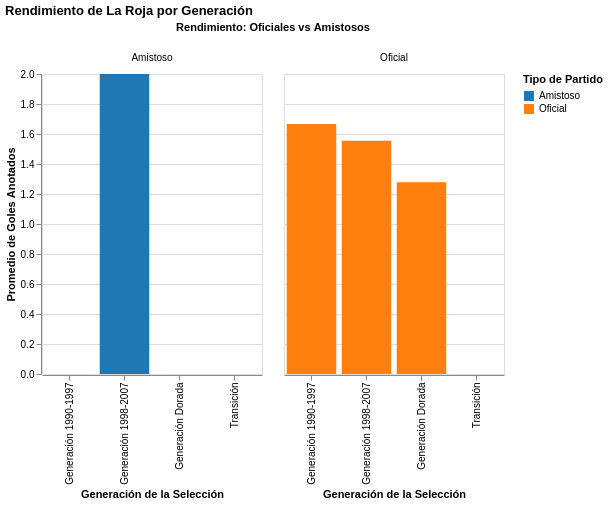

Notebook code cell kept with this figure:
### Code cell
import pandas as pd
import altair as alt
from google.colab import files

print("Por favor, selecciona tu archivo 'Olmedo_Angel_basededatoslimpia.csv':")
uploaded = files.upload()

# Obtenemos el nombre del archivo que acabas de subir
nombre_archivo = list(uploaded.keys())[0]

# 1. Cargar la base de datos
df = pd.read_csv(nombre_archivo)

# Asegurar formato numérico correcto
df['GOLES CHILE'] = pd.to_numeric(df['GOLES CHILE'])
df['GOLES RIVAL'] = pd.to_numeric(df['GOLES RIVAL'])

# 2. Crear gráfico de barras con Altair
chart = alt.Chart(df).mark_bar().encode(
    x=alt.X('GENERACION:N', title='Generación de la Selección', sort=['Generación 1990-1997', 'Generación 1998-2007', 'Generación Dorada']),
    y=alt.Y('mean(GOLES CHILE):Q', title='Promedio de Goles Anotados'),
    color=alt.Color('TIPO:N', title='Tipo de Partido', scale=alt.Scale(scheme='category10')),
    column=alt.Column('TIPO:N', title='Rendimiento: Oficiales vs Amistosos'),
    tooltip=['GENERACION', 'TIPO', alt.Tooltip('mean(GOLES CHILE):Q', format='.2f')]
).properties(
    width=220,
    height=300,
    title='Rendimiento de La Roja por Generación'
).interactive()

# Mostrar el gráfico en Colab
display(chart)

# 3. Guardar automáticamente como HTML para la entrega
chart.save('vis_01.html')
print("¡Listo! Archivo vis_01.html guardado con éxito.")

### Figure 1 — Vega-Lite specification as saved in the notebook (floating-point values rounded to 4 significant figures)
{"config": {"view": {"continuousWidth": 300, "continuousHeight": 300}}, "data": {"name": "data-ee7bfeb106e57a84ab1f3b45442c0805"}, "mark": {"type": "bar"}, "encoding": {"color": {"field": "TIPO", "scale": {"scheme": "category10"}, "title": "Tipo de Partido", "type": "nominal"}, "column": {"field": "TIPO", "title": "Rendimiento: Oficiales vs Amistosos", "type": "nominal"}, "tooltip": [{"field": "GENERACION", "type": "nominal"}, {"field": "TIPO", "type": "nominal"}, {"aggregate": "mean", "field": "GOLES CHILE", "format": ".2f", "type": "quantitative"}], "x": {"field": "GENERACION", "sort": ["Generación 1990-1997", "Generación 1998-2007", "Generación Dorada"], "title": "Generación de la Selección", "type": "nominal"}, "y": {"aggregate": "mean", "field": "GOLES CHILE", "title": "Promedio de Goles Anotados", "type": "quantitative"}}, "height": 300, "params": [{"name": "param_1", "select": {"type": "interval", "encodings": ["x", "y"]}, "bind": "scales"}], "title": "Rendimiento de La Roja por Generación", "width": 220, "$schema": "https://vega.github.io/schema/vega-lite/v5.20.1.json", "datasets": {"data-ee7bfeb106e57a84ab1f3b45442c0805": [{"PARTIDO": 1, "FECHA": "1990-03-20", "GENERACION": "Generación 1990-1997", "RIVAL": "Brasil", "CONDICION": "Visita", "TIPO": "Amistoso", "COMPETENCIA": "Amistoso Internacional", "GOLES CHILE": 0, "GOLES RIVAL": 4, "DIFERENCIA GOLES": -4, "RESULTADO": "Derrota"}, {"PARTIDO": 2, "FECHA": "1991-06-30", "GENERACION": "Generación 1990-1997", "RIVAL": "Ecuador", "CONDICION": "Local", "TIPO": "Oficial", "COMPETENCIA": "Copa América (Local)", "GOLES CHILE": 3, "GOLES RIVAL": 1, "DIFERENCIA GOLES": 2, "RESULTADO": "Victoria"}, {"PARTIDO": 3, "FECHA": "1991-07-14", "GENERACION": "Generación 1990-1997", "RIVAL": "Argentina", "CONDICION": "Local", "TIPO": "Oficial", "COMPETENCIA": "Copa América (Local)", "GOLES CHILE": 0, "GOLES RIVAL": 0, "DIFERENCIA GOLES": 0, "RESULTADO": "Empate"}, {"PARTIDO": 4, "FECHA": "1993-06-18", "GENERACION": "Generación 1990-1997", "RIVAL": "Paraguay", "CONDICION": "Neutral", "TIPO": "Oficial", "COMPETENCIA": "Copa América Ecuador", "GOLES CHILE": 1, "GOLES RIVAL": 1, "DIFERENCIA GOLES": 0, "RESULTADO": "Empate"}, {"PARTIDO": 5, "FECHA": "1995-07-08", "GENERACION": "Generación 1990-1997", "RIVAL": "Estados Unidos", "CONDICION": "Neutral", "TIPO": "Oficial", "COMPETENCIA": "Copa América Uruguay", "GOLES CHILE": 2, "GOLES RIVAL": 1, "DIFERENCIA GOLES": 1, "RESULTADO": "Victoria"}, {"PARTIDO": 6, "FECHA": "1997-02-12", "GENERACION": "Generación 1990-1997", "RIVAL": "Bolivia", "CONDICION": "Visita", "TIPO": "Oficial", "COMPETENCIA": "Clasificatorias Francia 1998", "GOLES CHILE": 1, "GOLES RIVAL": 1, "DIFERENCIA GOLES": 0, "RESULTADO": "Empate"}, {"PARTIDO": 7, "FECHA": "1997-11-16", "GENERACION": "Generación 1990-1997", "RIVAL": "Bolivia", "CONDICION": "Local", "TIPO": "Oficial", "COMPETENCIA": "Clasificatorias Francia 1998", "GOLES CHILE": 3, "GOLES RIVAL": 0, "DIFERENCIA GOLES": 3, "RESULTADO": "Victoria"}, {"PARTIDO": 8, "FECHA": "1998-02-11", "GENERACION": "Generación 1998-2007", "RIVAL": "Inglaterra", "CONDICION": "Visita", "TIPO": "Amistoso", "COMPETENCIA": "Amistoso Internacional", "GOLES CHILE": 2, "GOLES RIVAL": 0, "DIFERENCIA GOLES": 2, "RESULTADO": "Victoria"}, {"PARTIDO": 9, "FECHA": "1998-06-11", "GENERACION": "Generación 1998-2007", "RIVAL": "Italia", "CONDICION": "Neutral", "TIPO": "Oficial", "COMPETENCIA": "Mundial Francia 1998", "GOLES CHILE": 2, "GOLES RIVAL": 2, "DIFERENCIA GOLES": 0, "RESULTADO": "Empate"}, {"PARTIDO": 10, "FECHA": "1998-06-17", "GENERACION": "Generación 1998-2007", "RIVAL": "Austria", "CONDICION": "Neutral", "TIPO": "Oficial", "COMPETENCIA": "Mundial Francia 1998", "GOLES CHILE": 1, "GOLES RIVAL": 1, "DIFERENCIA GOLES": 0, "RESULTADO": "Empate"}, {"PARTIDO": 11, "FECHA": "1998-06-23", "GENERACION": "Generación 1998-2007", "RIVAL": "Camerún", "CONDICION": "Neutral", "TIPO": "Oficial", "COMPETENCIA": "Mundial Francia 1998", "GOLES CHILE": 1, "GOLES RIVAL": 1, "DIFERENCIA GOLES": 0, "RESULTADO": "Empate"}, {"PARTIDO": 12, "FECHA": "1998-06-27", "GENERACION": "Generación 1998-2007", "RIVAL": "Brasil", "CONDICION": "Neutral", "TIPO": "Oficial", "COMPETENCIA": "Mundial Francia 1998", "GOLES CHILE": 1, "GOLES RIVAL": 4, "DIFERENCIA GOLES": -3, "RESULTADO": "Derrota"}, {"PARTIDO": 13, "FECHA": "2000-08-15", "GENERACION": "Generación 1998-2007", "RIVAL": "Brasil", "CONDICION": "Local", "TIPO": "Oficial", "COMPETENCIA": "Clasificatorias Corea-Japón 2002", "GOLES CHILE": 3, "GOLES RIVAL": 0, "DIFERENCIA GOLES": 3, "RESULTADO": "Victoria"}, {"PARTIDO": 14, "FECHA": "2001-09-01", "GENERACION": "Generación 1998-2007", "RIVAL": "Francia", "CONDICION": "Local", "TIPO": "Amistoso", "COMPETENCIA": "Amistoso Internacional", "GOLES CHILE": 2, "GOLES RIVAL": 1, "DIFERENCIA GOLES": 1, "RESULTADO": "Victoria"}, {"PARTIDO": 15, "FECHA": "2003-09-09", "GENERACION": "Generación 1998-2007", "RIVAL": "Perú", "CONDICION": "Local", "TIPO": "Oficial", "COMPETENCIA": "Clasificatorias Alemania 2006", "GOLES CHILE": 2, "GOLES RIVAL": 1, "DIFERENCIA GOLES": 1, "RESULTADO": "Victoria"}, {"PARTIDO": 16, "FECHA": "2004-10-13", "GENERACION": "Generación 1998-2007", "RIVAL": "Argentina", "CONDICION": "Local", "TIPO": "Oficial", "COMPETENCIA": "Clasificatorias Alemania 2006", "GOLES CHILE": 0, "GOLES RIVAL": 0, "DIFERENCIA GOLES": 0, "RESULTADO": "Empate"}, {"PARTIDO": 17, "FECHA": "2007-06-27", "GENERACION": "Generación 1998-2007", "RIVAL": "Ecuador", "CONDICION": "Neutral", "TIPO": "Oficial", "COMPETENCIA": "Copa América Venezuela", "GOLES CHILE": 3, "GOLES RIVAL": 2, "DIFERENCIA GOLES": 1, "RESULTADO": "Victoria"}, {"PARTIDO": 18, "FECHA": "2007-07-07", "GENERACION": "Generación 1998-2007", "RIVAL": "Brasil", "CONDICION": "Neutral", "TIPO": "Oficial", "COMPETENCIA": "Copa América Venezuela", "GOLES CHILE": 1, "GOLES RIVAL": 6, "DIFERENCIA GOLES": -5, "RESULTADO": "Derrota"}, {"PARTIDO": 19, "FECHA": "2008-10-15", "GENERACION": "Generación Dorada", "RIVAL": "Argentina", "CONDICION": "Local", "TIPO": "Oficial", "COMPETENCIA": "Clasificatorias Sudáfrica 2010", "GOLES CHILE": 1, "GOLES RIVAL": 0, "DIFERENCIA GOLES": 1, "RESULTADO": "Victoria"}, {"PARTIDO": 20, "FECHA": "2010-06-16", "GENERACION": "Generación Dorada", "RIVAL": "Honduras", "CONDICION": "Neutral", "TIPO": "Oficial", "COMPETENCIA": "Mundial Sudáfrica 2010", "GOLES CHILE": 1, "GOLES RIVAL": 0, "DIFERENCIA GOLES": 1, "RESULTADO": "Victoria"}, {"PARTIDO": 21, "FECHA": "2010-06-21", "GENERACION": "Generación Dorada", "RIVAL": "Suiza", "CONDICION": "Neutral", "TIPO": "Oficial", "COMPETENCIA": "Mundial Sudáfrica 2010", "GOLES CHILE": 1, "GOLES RIVAL": 0, "DIFERENCIA GOLES": 1, "RESULTADO": "Victoria"}, {"PARTIDO": 22, "FECHA": "2010-06-25", "GENERACION": "Generación Dorada", "RIVAL": "España", "CONDICION": "Neutral", "TIPO": "Oficial", "COMPETENCIA": "Mundial Sudáfrica 2010", "GOLES CHILE": 1, "GOLES RIVAL": 2, "DIFERENCIA GOLES": -1, "RESULTADO": "Derrota"}, {"PARTIDO": 23, "FECHA": "2010-06-28", "GENERACION": "Generación Dorada", "RIVAL": "Brasil", "CONDICION": "Neutral", "TIPO": "Oficial", "COMPETENCIA": "Mundial Sudáfrica 2010", "GOLES CHILE": 0, "GOLES RIVAL": 3, "DIFERENCIA GOLES": -3, "RESULTADO": "Derrota"}, {"PARTIDO": 24, "FECHA": "2014-06-13", "GENERACION": "Generación Dorada", "RIVAL": "Australia", "CONDICION": "Neutral", "TIPO": "Oficial", "COMPETENCIA": "Mundial Brasil 2014", "GOLES CHILE": 3, "GOLES RIVAL": 1, "DIFERENCIA GOLES": 2, "RESULTADO": "Victoria"}, {"PARTIDO": 25, "FECHA": "2014-06-18", "GENERACION": "Generación Dorada", "RIVAL": "España", "CONDICION": "Neutral", "TIPO": "Oficial", "COMPETENCIA": "Mundial Brasil 2014", "GOLES CHILE": 2, "GOLES RIVAL": 0, "DIFERENCIA GOLES": 2, "RESULTADO": "Victoria"}, {"PARTIDO": 26, "FECHA": "2014-06-23", "GENERACION": "Generación Dorada", "RIVAL": "Holanda", "CONDICION": "Neutral", "TIPO": "Oficial", "COMPETENCIA": "Mundial Brasil 2014", "GOLES CHILE": 0, "GOLES RIVAL": 2, "DIFERENCIA GOLES": -2, "RESULTADO": "Derrota"}, {"PARTIDO": 27, "FECHA": "2014-06-28", "GENERACION": "Generación Dorada", "RIVAL": "Brasil", "CONDICION": "Visita", "TIPO": "Oficial", "COMPETENCIA": "Mundial Brasil 2014", "GOLES CHILE": 1, "GOLES RIVAL": 1, "DIFERENCIA GOLES": 0, "RESULTADO": "Empate"}, {"PARTIDO": 28, "FECHA": "2015-06-11", "GENERACION": "Generación Dorada", "RIVAL": "Ecuador", "CONDICION": "Local", "TIPO": "Oficial", "COMPETENCIA": "Copa América (Local)", "GOLES CHILE": 2, "GOLES RIVAL": 0, "DIFERENCIA GOLES": 2, "RESULTADO": "Victoria"}, {"PARTIDO": 29, "FECHA": "2015-06-29", "GENERACION": "Generación Dorada", "RIVAL": "Perú", "CONDICION": "Local", "TIPO": "Oficial", "COMPETENCIA": "Copa América (Local)", "GOLES CHILE": 2, "GOLES RIVAL": 1, "DIFERENCIA GOLES": 1, "RESULTADO": "Victoria"}, {"PARTIDO": 30, "FECHA": "2015-07-04", "GENERACION": "Generación Dorada", "RIVAL": "Argentina", "CONDICION": "Local", "TIPO": "Oficial", "COMPETENCIA": "Copa América (Local)", "GOLES CHILE": 0, "GOLES RIVAL": 0, "DIFERENCIA GOLES": 0, "RESULTADO": "Empate"}, {"PARTIDO": 31, "FECHA": "2016-06-18", "GENERACION": "Generación Dorada", "RIVAL": "México", "CONDICION": "Neutral", "TIPO": "Oficial", "COMPETENCIA": "Copa América Centenario", "GOLES CHILE": 7, "GOLES RIVAL": 0, "DIFERENCIA GOLES": 7, "RESULTADO": "Victoria"}, {"PARTIDO": 32, "FECHA": "2016-06-22", "GENERACION": "Generación Dorada", "RIVAL": "Colombia", "CONDICION": "Neutral", "TIPO": "Oficial", "COMPETENCIA": "Copa América Centenario", "GOLES CHILE": 2, "GOLES RIVAL": 0, "DIFERENCIA GOLES": 2, "RESULTADO": "Victoria"}, {"PARTIDO": 33, "FECHA": "2016-06-26", "GENERACION": "Generación Dorada", "RIVAL": "Argentina", "CONDICION": "Neutral", "TIPO": "Oficial", "COMPETENCIA": "Copa América Centenario", "GOLES CHILE": 0, "GOLES RIVAL": 0, "DIFERENCIA GOLES": 0, "RESULTADO": "Empate"}, {"PARTIDO": 34, "FECHA": "2017-06-28", "GENERACION": "Generación Dorada", "RIVAL": "Portugal", "CONDICION": "Neutral", "TIPO": "Oficial", "COMPETENCIA": "Copa Confederaciones", "GOLES CHILE": 0, "GOLES RIVAL": 0, "DIFERENCIA GOLES": 0, "RESULTADO": "Empate"}, {"PARTIDO": 35, "FECHA": "2017-07-02", "GENERACION": "Generación Dorada", "RIVAL": "Alemania", "CONDICION": "Neutral", "TIPO": "Oficial", "COMPETENCIA": "Copa Confederaciones", "GOLES CHILE": 0, "GOLES RIVAL": 1, "DIFERENCIA GOLES": -1, "RESULTADO": "Derrota"}, {"PARTIDO": 36, "FECHA": "2017-10-10", "GENERACION": "Generación Dorada", "RIVAL": "Brasil", "CONDICION": "Visita", "TIPO": "Oficial", "COMPETENCIA": "Clasificatorias Rusia 2018", "GOLES CHILE": 0, "GOLES RIVAL": 3, "DIFERENCIA GOLES": -3, "RESULTADO": "Derrota"}, {"PARTIDO": 37, "FECHA": "2023-11-21", "GENERACION": "Transición", "RIVAL": "Ecuador", "CONDICION": "Visita", "TIPO": "Oficial", "COMPETENCIA": "Clasificatorias Norteamérica 2026", "GOLES CHILE": 0, "GOLES RIVAL": 1, "DIFERENCIA GOLES": -1, "RESULTADO": "Derrota"}]}}
